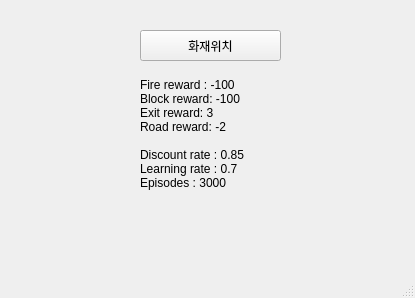
<?xml version="1.0" encoding="UTF-8"?>
<ui version="4.0">
 <class>MainWindow</class>
 <widget class="QMainWindow" name="MainWindow">
  <property name="geometry">
   <rect>
    <x>0</x>
    <y>0</y>
    <width>415</width>
    <height>298</height>
   </rect>
  </property>
  <property name="windowTitle">
   <string>MainWindow</string>
  </property>
  <widget class="QWidget" name="centralwidget">
   <widget class="QLabel" name="label_2">
    <property name="geometry">
     <rect>
      <x>140</x>
      <y>70</y>
      <width>151</width>
      <height>141</height>
     </rect>
    </property>
    <property name="text">
     <string>Fire reward : -100
Block reward: -100
Exit reward: 3
Road reward: -2

Discount rate : 0.85
Learning rate : 0.7
Episodes : 3000
</string>
    </property>
   </widget>
   <widget class="QPushButton" name="btn1">
    <property name="geometry">
     <rect>
      <x>140</x>
      <y>30</y>
      <width>141</width>
      <height>31</height>
     </rect>
    </property>
    <property name="text">
     <string>화재위치</string>
    </property>
   </widget>
  </widget>
  <widget class="QMenuBar" name="menubar">
   <property name="geometry">
    <rect>
     <x>0</x>
     <y>0</y>
     <width>415</width>
     <height>21</height>
    </rect>
   </property>
  </widget>
  <widget class="QStatusBar" name="statusbar"/>
 </widget>
 <resources/>
 <connections/>
</ui>
